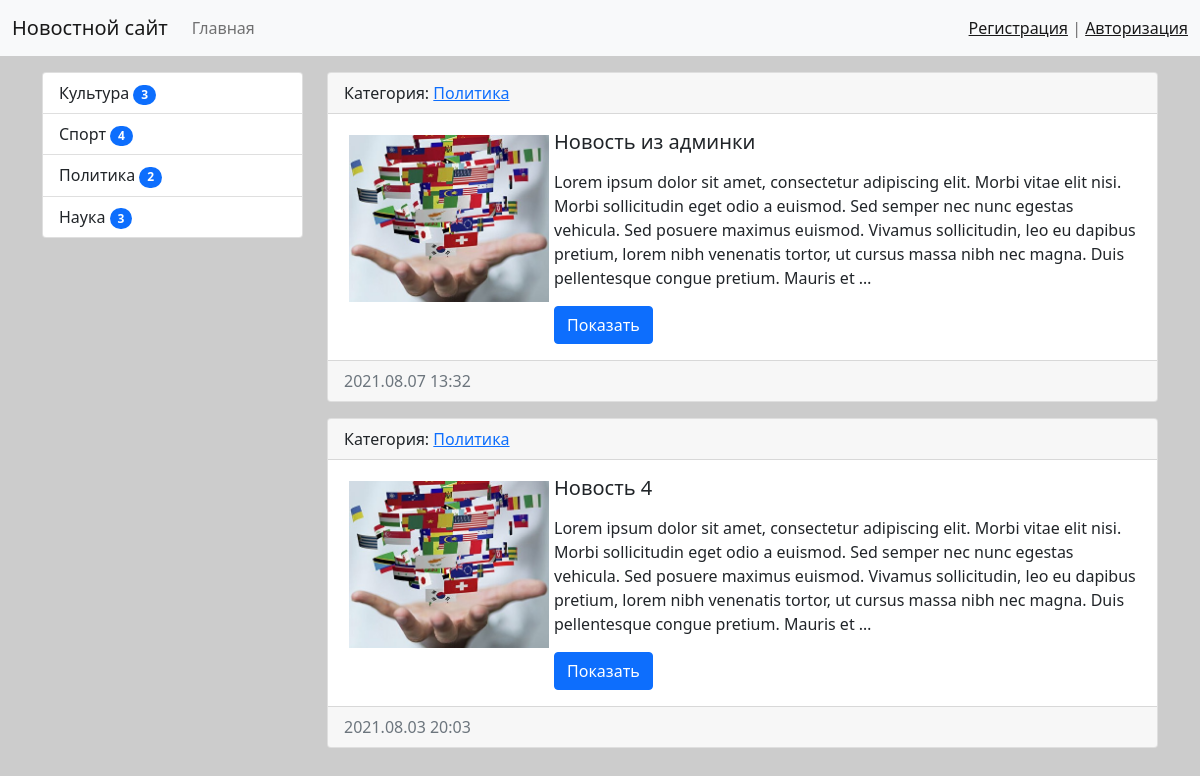
The app's page /category/3/, older data.
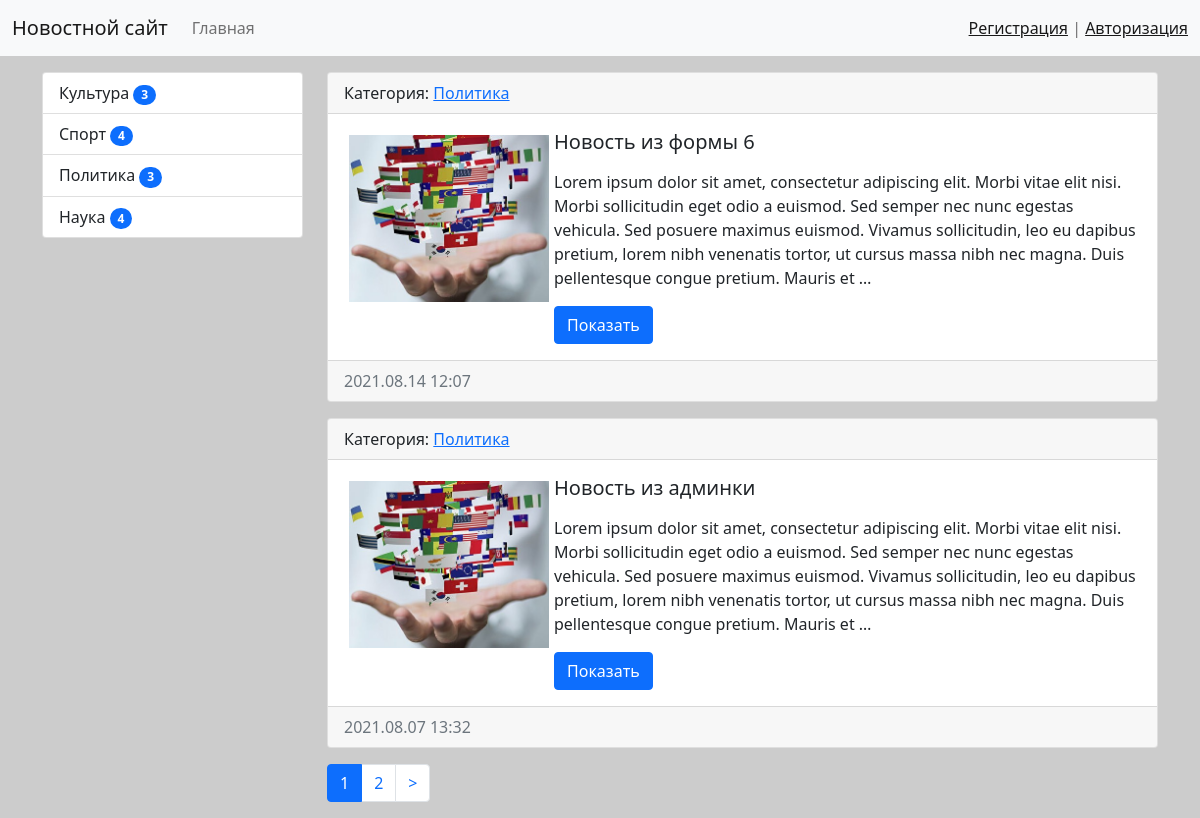
The same page, newer data.
### news/models.py (models this page shows, shortened)
class Category(models.Model):
    title = models.CharField(
        max_length=150,
        db_index=True,
        verbose_name='Наименование категории'
    )
    def get_absolute_url(self):
        return reverse('category', kwargs={'category_id': self.pk})
    def __str__(self):
        return self.title
    class Meta:
        verbose_name = 'Категория'
        verbose_name_plural = 'Категории'
        ordering = ['title']

class News(models.Model):
    title = models.CharField(
        max_length=150,
        verbose_name='Наименование'
    )
    content = models.TextField(
        blank=True,
        verbose_name='Контент'
    )
    created_at = models.DateTimeField(
        auto_now_add=True,
        verbose_name='Дата публикации'
    )
    updated_at = models.DateTimeField(
        auto_now=True,
        verbose_name='Дата обновления'
    )
    photo = models.ImageField(
        upload_to='photos/%Y/%m/%d/',
        verbose_name='Фото',
        blank=True
    )
    is_published = models.BooleanField(
        default=True,
        verbose_name='Опубликовано'
    )
    category = models.ForeignKey(
        to='Category',
        on_delete=models.PROTECT,
        verbose_name='Категория',
    )
    def get_absolute_url(self):
        return reverse('view_news', kwargs={'pk': self.pk})
    class Meta:
        verbose_name = 'Новость'
        verbose_name_plural = 'Новости'
        ordering = ['-created_at']

### news/views.py (the view)
# urls.py: path('category/<int:category_id>/', NewsByCategory.as_view(), name='category'),
class NewsByCategory(MyMixin, ListView):
    model = Category
    template_name = 'news/index.html'
    context_object_name = 'news'
    allow_empty = False
    paginate_by = 2
    def get_context_data(self, *, object_list=None, **kwargs):
        context = super(NewsByCategory, self).get_context_data(**kwargs)
        context['title'] = self.get_upper(Category.objects.get(pk=self.kwargs['category_id']))
        return context
    def get_queryset(self):
        return News.objects.filter(category_id=self.kwargs['category_id'], is_published=True).select_related('category')

### news/templatetags/news_tags.py (called while the page is built)
@register.inclusion_tag('news/list_categories.html')
def show_categories():
    categories = Category.objects.annotate(cnt=Count('news', filter=F('news__is_published'))).filter(cnt__gt=0)
    return {'categories': categories}

### news/utils.py (called while the page is built)
    def get_upper(self, s):
        if isinstance(s, str):
            return s.upper()
        else:
            return s.title.upper()

### news/templates/news/index.html (shortened to what this page needs)
{% extends 'base.html' %}
{% block sidebar %}
{% include 'inc/_sidebar.html' %}
{% endblock %}
{% block content %}
{% for item_news in news %}
<div class="card mb-3">
    <div class="card-header">
        Категория: <a href="{{ item_news.category.get_absolute_url }}">{{ item_news.category }}</a>
    </div>
    <div class="card-body">
        {% if item_news.photo %}
        <img src="{{ item_news.photo.url }}" alt="" width="200" class="float-left mr-3" align="left" vspace="5" hspace="5">
        {% else %}
        <img src="https://st2.depositphotos.com/3223379/5688/i/600/depositphotos_56880225-stock-photo-words-news.jpg" alt="" width="200" class="float-left mr-3" align="left" vspace="5" hspace="5">
        {% endif %}
        <h5 class="card-title">{{ item_news.title }}</h5>
        <p class="card-text">{{ item_news.content|linebreaks|truncatewords:50 }}</p>
        <a href="{{ item_news.get_absolute_url }}" class="btn btn-primary">Показать</a>
    </div>
    <div class="card-footer text-muted">
        {{ item_news.created_at|date:'Y.m.d H:i' }}
    </div>
</div>
{% endfor %}
{% endblock %}

### templates/base.html (shortened to what this page needs)
<!doctype html>
{% load static %}
<html lang="en">
<head>
    <link rel="stylesheet" href="{% static 'bootstrap/css/bootstrap.min.css' %}">
    <link rel="stylesheet" href="{% static 'css/style.css' %}">
</head>
<body>
{% include 'inc/_nav.html' %}
<div class="container mt-3">
    <div class="row">
        <div class="col-md-3">
            {% block sidebar %}SIDEBAR{% endblock %}
        </div>
        <div class="col-md-9">
            {% block content %}CONTENT{% endblock %}
            {% if page_obj.has_other_pages %}
            <nav aria-label="...">
                <ul class="pagination">
                    {% for p in page_obj.paginator.page_range %}
                    {% if page_obj.number == p %}
                    <li class="page-item active" aria-current="page">
                        <a class="page-link" href="?page={{ p }}">{{ p }}</a>
                    </li>
                    {% elif p > page_obj.number|add:-3 and p < page_obj.number|add:3 %}
                    <li class="page-item">
                        <a class="page-link" href="?page={{ p }}">{{ p }}</a>
                    </li>
                    {% endif %}
                    {% endfor %}
                    {% if page_obj.has_next %}
                    <li class="page-item">
                        <a class="page-link" href="?page={{ page_obj.next_page_number }}"> > </a>
                    </li>
                    {% endif %}
                </ul>
            </nav>
            {% endif %}
        </div>
    </div>
</div>
</body>
</html>

### templates/inc/_nav.html (shortened to what this page needs)
<nav class="navbar navbar-expand-lg navbar-light bg-light">
    <div class="container-fluid">
        <a class="navbar-brand" href="{% url 'home' %}">Новостной сайт</a>
        <div class="collapse navbar-collapse" id="navbarSupportedContent">
            <ul class="navbar-nav me-auto mb-2 mb-lg-0">
                <li class="nav-item"><a class="nav-link" href="{% url 'home' %}">Главная</a></li>
            </ul>
            <span class="navbar-text">
                {% if request.user.is_authenticated %}
                Добро пожаловать, {{ user.username }} | <a href="{% url 'logout' %}">Выход</a>
                {% else %}
                <a href="{% url 'register' %}">Регистрация</a> | <a href="{% url 'login' %}">Авторизация</a>
                {% endif %}
            </span>
        </div>
    </div>
</nav>

### templates/inc/_sidebar.html (shortened to what this page needs)
{% load news_tags %}
{% show_categories %}

### news/templates/news/list_categories.html
<div class="list-group">
    {% for item_category in categories %}
    <a href="{{ item_category.get_absolute_url }}" class="list-group-item list-group-item-action">
        {{ item_category.title }}
        <span class="badge bg-primary rounded-pill">{{ item_category.cnt }}</span>
    </a>
    {% endfor %}
</div>

### mysite/static/css/style.css (style rules this page uses)
body { background-color: #ccc; }

Row changes from the older to the newer data that the page shows:
no longer on this page (row unchanged): News: category "Политика", photo (picture), title "Новость 4", content "Lorem ipsum dolor sit amet, consectetur adipiscing elit. Morbi vitae elit nisi. Morbi sollicitudin eget odio a euismod. Sed semper nec nunc egestas vehicula. Sed posuere maximus euismod. Vivamus sollicitudin, leo eu dapibus pretium, lorem nibh venenatis tortor, ut cursus massa nibh nec magna. Duis pellentesque congue pretium. Mauris et …", created_at "2021.08.03 20:03"
computed for Category "Политика": cnt "2" → "3"
computed for Category "Наука": cnt "3" → "4"
now on this page (row edited): News: category "Политика", photo (picture), title "Новость из формы 6", content "Lorem ipsum dolor sit amet, consectetur adipiscing elit. Morbi vitae elit nisi. Morbi sollicitudin eget odio a euismod. Sed semper nec nunc egestas vehicula. Sed posuere maximus euismod. Vivamus sollicitudin, leo eu dapibus pretium, lorem nibh venenatis tortor, ut cursus massa nibh nec magna. Duis pellentesque congue pretium. Mauris et …", created_at "2021.08.14 12:07"
Text that changed along with them:
new list line: "1"
new list line: "2"
